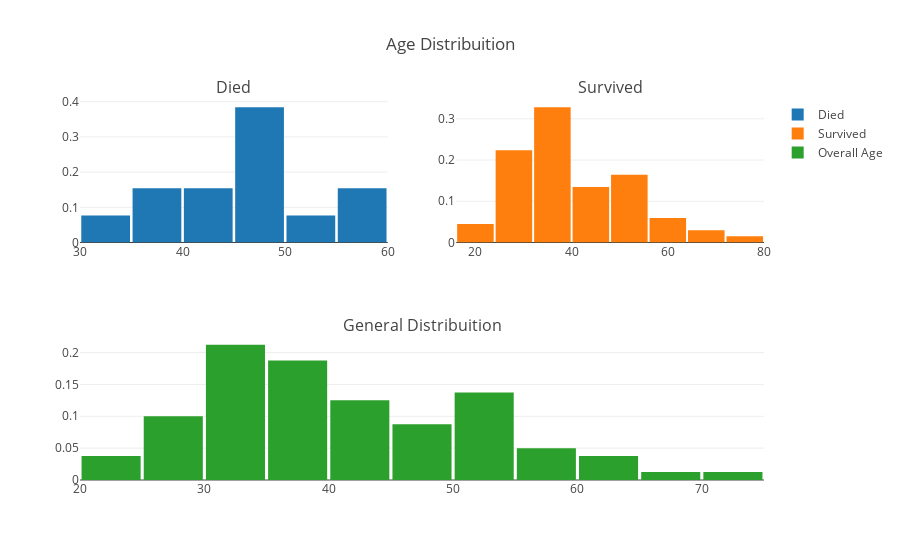

The cell this chart's notebook holds for it:
### Code cell
df_die = heptitas.loc[heptitas["class"] == 1]['age'].values.tolist()
df_survive = heptitas.loc[heptitas["class"] == 2]['age'].values.tolist()
df_age = heptitas['age'].values.tolist()

trace0 = go.Histogram(
    x=df_die,
    xbins=dict(
        start=0,
        end=80,
        size=5
    ),
    histnorm='probability',
    name="Died"
)

trace1 = go.Histogram(
    x=df_survive,
    xbins=dict(
        start=0,
        end=80,
        size=8
    ),
    histnorm='probability',
    name="Survived"
)

trace2 = go.Histogram(
    x=df_age,
    xbins=dict(
        start=0,
        end=80,
        size=5
    ),
    histnorm='probability',
    name="Overall Age"
)

fig = tls.make_subplots(rows=2, cols=2, specs=[[{}, {}], [{'colspan': 2}, None]],
                          subplot_titles=('Died','Survived', 'General Distribuition'))

fig.append_trace(trace0, 1, 1)
fig.append_trace(trace1, 1, 2)
fig.append_trace(trace2, 2, 1)

fig['layout'].update(showlegend=True, title='Age Distribuition', bargap=0.05)
py.iplot(fig)
np.median(heptitas['age']) # median age 38.5

### Figure 1 — Plotly figure (JSON) as saved in the notebook; plotly's stock layout.template omitted (floating-point values rounded to 4 significant figures)
{"data": [{"histnorm": "probability", "name": "Died", "type": "histogram", "uid": "25299a70-b55c-11e8-b904-b88d1204d7f0", "x": [39, 59, 47, 48, 47, 33, 42, 50, 57, 38, 47, 49, 43], "xaxis": "x", "xbins": {"end": 80, "size": 5, "start": 0}, "yaxis": "y"}, {"histnorm": "probability", "name": "Survived", "type": "histogram", "uid": "252eb906-b55c-11e8-be6f-b88d1204d7f0", "x": [34, 39, 32, 41, 30, 38, 40, 38, 38, 22, 27, 31, 42, 25, 27, 58, 61, 51, 41, 26, 35, 23, 42, 65, 52, 33, 56, 28, 36, 38, 44, 40, 30, 30, 64, 37, 32, 32, 36, 49, 39, 32, 34, 34, 36, 30, 62, 28, 38, 50, 40, 30, 27, 51, 54, 50, 20, 50, 34, 54, 54, 72, 25, 38, 45, 31, 53], "xaxis": "x2", "xbins": {"end": 80, "size": 8, "start": 0}, "yaxis": "y2"}, {"histnorm": "probability", "name": "Overall Age", "type": "histogram", "uid": "252f9100-b55c-11e8-b7b4-b88d1204d7f0", "x": [34, 39, 32, 41, 30, 38, 40, 38, 38, 22, 27, 31, 42, 25, 27, 58, 61, 51, 39, 41, 26, 35, 23, 42, 65, 52, 33, 56, 28, 36, 38, 44, 40, 30, 30, 64, 37, 32, 32, 36, 49, 39, 32, 34, 34, 36, 30, 62, 28, 38, 50, 59, 40, 30, 47, 48, 27, 51, 47, 54, 33, 42, 50, 20, 50, 34, 50, 54, 57, 54, 72, 38, 25, 38, 47, 45, 49, 31, 53, 43], "xaxis": "x3", "xbins": {"end": 80, "size": 5, "start": 0}, "yaxis": "y3"}], "layout": {"annotations": [{"font": {"size": 16}, "showarrow": false, "text": "Died", "x": 0.225, "xanchor": "center", "xref": "paper", "y": 1, "yanchor": "bottom", "yref": "paper"}, {"font": {"size": 16}, "showarrow": false, "text": "Survived", "x": 0.775, "xanchor": "center", "xref": "paper", "y": 1, "yanchor": "bottom", "yref": "paper"}, {"font": {"size": 16}, "showarrow": false, "text": "General Distribuition", "x": 0.5, "xanchor": "center", "xref": "paper", "y": 0.375, "yanchor": "bottom", "yref": "paper"}], "bargap": 0.05, "showlegend": true, "title": "Age Distribuition", "xaxis": {"anchor": "y", "domain": [0, 0.45]}, "xaxis2": {"anchor": "y2", "domain": [0.55, 1]}, "xaxis3": {"anchor": "y3", "domain": [0, 1]}, "yaxis": {"anchor": "x", "domain": [0.625, 1]}, "yaxis2": {"anchor": "x2", "domain": [0.625, 1]}, "yaxis3": {"anchor": "x3", "domain": [0, 0.375]}}}
